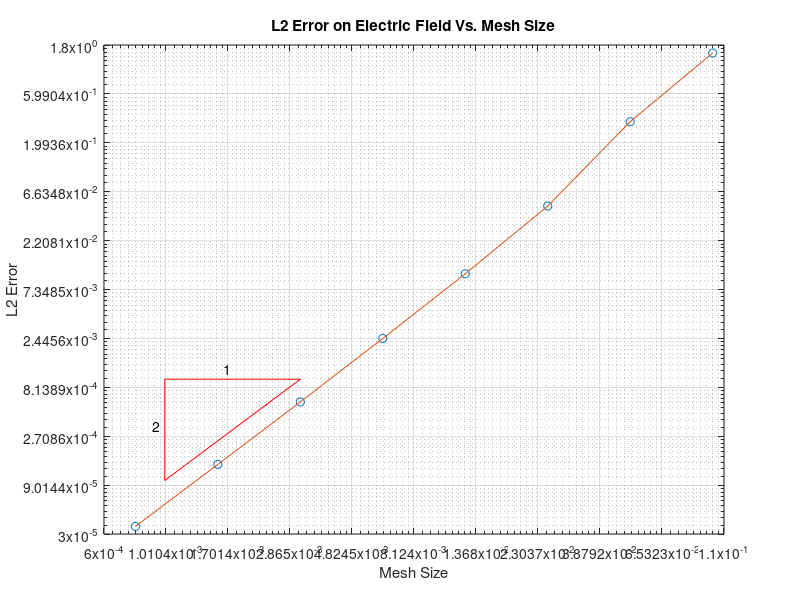
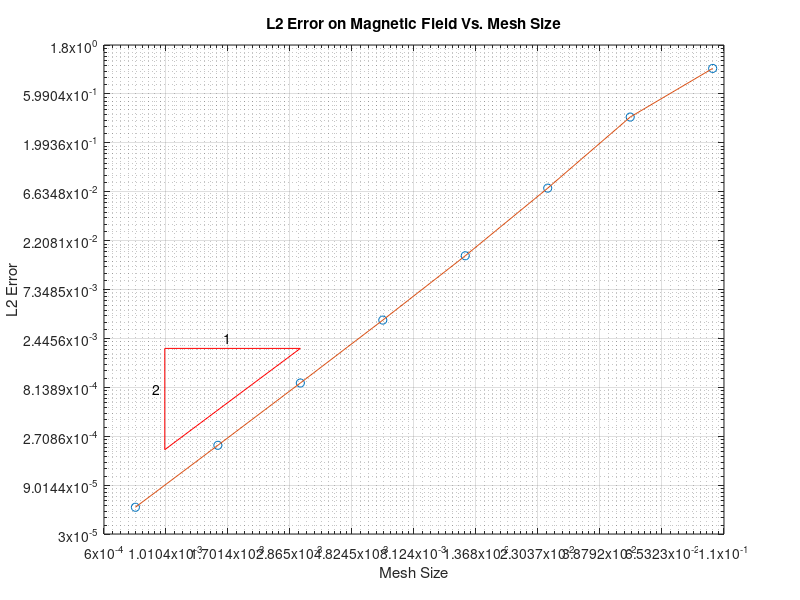

MATLAB code to generate these figures, in order:

%type = 'No Interface';
type = 'One Interface';
switch type

    case 'No Interface'

h     = [0.1,0.05,0.025,0.0125,0.00625,0.003125,...
         0.0015625, 0.00078125];

Elerr = [0.3235369176998824,0.22304962790032315,...
         0.13181185314682203,0.07132186423285303,...
         0.03700832358191203,0.018836424316228784,...
         0.009500465043459295,0.004770679242519312];
         


    
Hferr = [0.3303304317175603,0.224501282835075,...
         0.13234322102634932,0.07147950975215762,...
         0.03705058312518213,0.01884731154135237,...
         0.009503224067225651,0.004771373368334899];
     
     
     

figure(1)

clf

loglog(h,Elerr,'o')
%plot(log(h),log(ElectricError));

hold on


loglog(h,Elerr)
%loglog(h,10^(1)*h.^(1.8))
hold on
%Pick a basis point for the triangle
xseed = 0.001;
yseed = 0.007;
%desiredSlope Of triangle
slope = 1;
%Another x point
%xnext = h(4);
xnext = h(6);

b = log10(yseed/(xseed^slope));


ynext = 10^(b)*xnext^slope;


x = [xseed, xseed, xnext, xseed];
y = [yseed, ynext, ynext, yseed];

loglog(x,y,'r')

text(xseed*0.7+0.3*xnext,ynext+0.001+0.001,'1')
text(xseed-0.0001,0.5*yseed+0.5*ynext,'1')





title('L2 Error on Electric Field Vs. Mesh Size')

%Now the ticks
%The x-axis
leftaxis = 0.0006;
rightaxis = 0.1+0.01;
upaxis = 0.4;
downaxis = 0.0043;

axis([leftaxis rightaxis downaxis upaxis])
xlabel('Mesh Size')

ax = log10(leftaxis);
bx = log10(rightaxis);
tx = ax:(bx-ax)/10:bx;
tx = 10.^(tx);
ay = log10(downaxis);
by = log10(upaxis);
ty = ay:(by-ay)/10:by;
ty = 10.^(ty);

ylabel('L2 Error')

xticks(tx)
yticks(ty)
grid on

 figure(2)

clf

loglog(h,Hferr,'o')
%plot(log(h),log(ElectricError));

hold on


loglog(h,Hferr)
%loglog(h,10^(1)*h.^(1.8))
hold on
%Pick a basis point for the triangle
xseed = 0.001;
yseed = 0.007;
%desiredSlope Of triangle
slope = 1;
%Another x point
%xnext = h(4);
xnext = h(6);

b = log10(yseed/(xseed^slope));


ynext = 10^(b)*xnext^slope;


x = [xseed, xseed, xnext, xseed];
y = [yseed, ynext, ynext, yseed];

loglog(x,y,'r')

text(xseed*0.7+0.3*xnext,ynext+0.001+0.001,'1')
text(xseed-0.0001,0.5*yseed+0.5*ynext,'1')





title('L2 Error on Magnetic Field Vs. Mesh Size')

%Now the ticks
%The x-axis
leftaxis = 0.0006;
rightaxis = 0.1+0.01;
upaxis = 0.4;
downaxis = 0.0043;

axis([leftaxis rightaxis downaxis upaxis])
xlabel('Mesh Size')

ax = log10(leftaxis);
bx = log10(rightaxis);
tx = ax:(bx-ax)/10:bx;
tx = 10.^(tx);
ay = log10(downaxis);
by = log10(upaxis);
ty = ay:(by-ay)/10:by;
ty = 10.^(ty);

ylabel('L2 Error')

xticks(tx)
yticks(ty)
grid on
     
    case 'One Interface'

   h  = [0.1,0.05,0.025,0.0125,0.00625,0.003125,...
         0.0015625, 0.00078125];

Elerr = [1.5020192828751187,0.32055092292529375,...
         0.04804850245582069, 0.010463434940433185,...
         0.0024432682607272507,0.0005855334883575576,...
         0.00014367790574039885,3.557675098710133e-05];
         


    
Hferr = [1.062725826917307,0.3558644362937835,...
         0.07188692174401906,0.0156968014580204,...
         0.00369170129490299,0.0008962230813669055,...
         0.00022071520959128732,5.476260090127839e-05];
     
     
     

figure(1)

clf

loglog(h,Elerr,'o')
%plot(log(h),log(ElectricError));

hold on


loglog(h,Elerr)
%loglog(h,10^(1)*h.^(1.8))
hold on
%Pick a basis point for the triangle
xseed = 0.001;
yseed = 0.0001;
%desiredSlope Of triangle
slope = 2;
%Another x point
%xnext = h(4);
xnext = h(6);

b = log10(yseed/(xseed^slope));


ynext = 10^(b)*xnext^slope;


x = [xseed, xseed, xnext, xseed];
y = [yseed, ynext, ynext, yseed];

loglog(x,y,'r')

text(xseed*0.7+0.3*xnext,ynext+0.00025,'1')
text(xseed-0.0001,0.5*yseed+0.5*ynext-0.0002,'2')





title('L2 Error on Electric Field Vs. Mesh Size')

%Now the ticks
%The x-axis
leftaxis = 0.0006;
rightaxis = 0.1+0.01;
upaxis = 1.8;
downaxis = 0.00003;

axis([leftaxis rightaxis downaxis upaxis])
xlabel('Mesh Size')

ax = log10(leftaxis);
bx = log10(rightaxis);
tx = ax:(bx-ax)/10:bx;
tx = 10.^(tx);
ay = log10(downaxis);
by = log10(upaxis);
ty = ay:(by-ay)/10:by;
ty = 10.^(ty);

ylabel('L2 Error')

xticks(tx)
yticks(ty)
grid on

 figure(2)

clf

loglog(h,Hferr,'o')
%plot(log(h),log(ElectricError));

hold on


loglog(h,Hferr)
%loglog(h,10^(1)*h.^(1.8))
hold on
%Pick a basis point for the triangle
xseed = 0.001;
yseed = 0.0002;
%desiredSlope Of triangle
slope = 2;
%Another x point
%xnext = h(4);
xnext = h(6);

b = log10(yseed/(xseed^slope));


ynext = 10^(b)*xnext^slope;


x = [xseed, xseed, xnext, xseed];
y = [yseed, ynext, ynext, yseed];

loglog(x,y,'r')

text(xseed*0.7+0.3*xnext,ynext+0.0005,'1')
text(xseed-0.0001,0.5*yseed+0.5*ynext-0.0003,'2')





title('L2 Error on Magnetic Field Vs. Mesh Size')

%Now the ticks
%The x-axis
leftaxis = 0.0006;
rightaxis = 0.1+0.01;
upaxis = 1.8;
downaxis = 0.00003;

axis([leftaxis rightaxis downaxis upaxis])
xlabel('Mesh Size')

ax = log10(leftaxis);
bx = log10(rightaxis);
tx = ax:(bx-ax)/10:bx;
tx = 10.^(tx);
ay = log10(downaxis);
by = log10(upaxis);
ty = ay:(by-ay)/10:by;
ty = 10.^(ty);

ylabel('L2 Error')

xticks(tx)
yticks(ty)
grid on
    
end   
 
